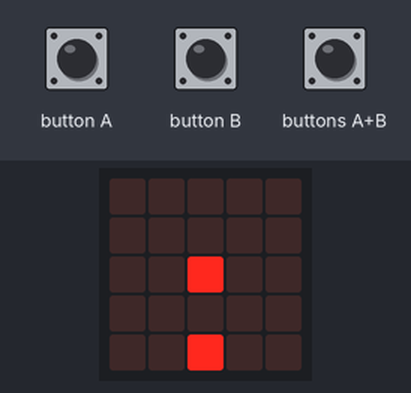
Simulated run of this program. Board: BBC micro:bit (MakeCode). Parts: the board's 5×5 LED display. The test bench sets the inputs (shaded band). Random numbers come from a fixed seed; the run ends where the board's game-over animation would start. At 3.1 s the program stops and its outputs stay as they are.

Above: at 1.6 s.
1.7 s: button B pressed for 0.15 s
At 2.3 s:
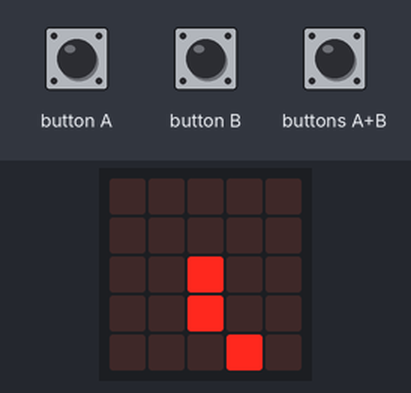
At 3.8 s:
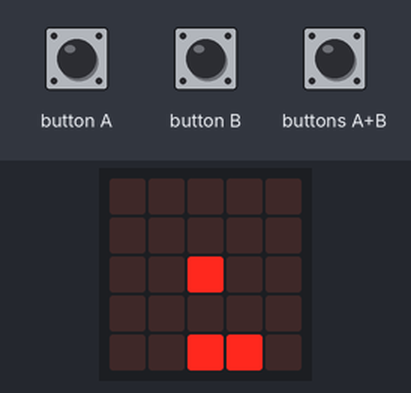
Timing chart, 0 to 4.6 s (numbered marks = the images above; inputs shaded):
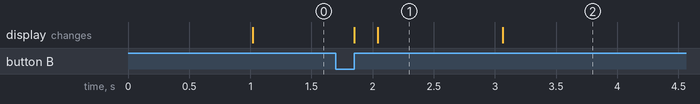

Measured:
- what the display in image 1 shows lasts 1.1 s, from 2.0 s to 3.1 s

The program:

main.ts
```typescript
input.onButtonPressed(Button.A, function () {
    Cesta.change(LedSpriteProperty.X, -1)
})
input.onButtonPressed(Button.AB, function () {
    control.reset()
})
input.onButtonPressed(Button.B, function () {
    Cesta.change(LedSpriteProperty.X, 1)
})
let Cesta: game.LedSprite = null
let Fresa1 = game.createSprite(2, 0)
Cesta = game.createSprite(2, 4)
let Fresa2 = game.createSprite(2, 2)
let Velocidad = 1000
basic.forever(function () {
    Fresa1.change(LedSpriteProperty.Y, 1)
    if (Fresa1.get(LedSpriteProperty.Y) == 4) {
        if (Fresa1.isTouching(Cesta)) {
            Fresa1.set(LedSpriteProperty.Y, 0)
            Fresa1.set(LedSpriteProperty.X, randint(0, 4))
            game.addScore(1)
        } else {
            game.gameOver()
        }
    }
    basic.pause(Velocidad)
    if (game.score() > 20) {
        Fresa2.change(LedSpriteProperty.Y, 1)
        if (Fresa2.get(LedSpriteProperty.Y) == 4) {
            if (Fresa2.isTouching(Cesta)) {
                Fresa2.set(LedSpriteProperty.Y, 0)
                Fresa2.set(LedSpriteProperty.X, randint(0, 4))
                game.addScore(1)
            } else {
                game.gameOver()
            }
        }
        basic.pause(Velocidad)
    }
    if (game.score() < 10) {
        Velocidad = 1000
    } else {
        if (game.score() < 20) {
            Velocidad = 900
        } else {
            if (game.score() < 30) {
                Velocidad = 800
            } else {
                Velocidad = 700
            }
        }
    }
})
```

test.ts
```typescript
// aquí va el archivo "tests"; esto no se compilará cuando este paquete se utilice como una extensión.
```
